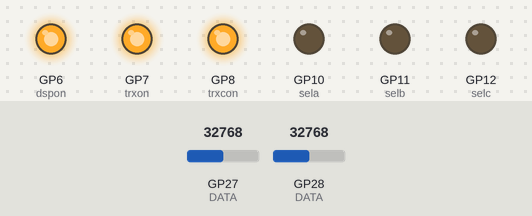
A program run on a simulated Raspberry Pi Pico running MicroPython. Shown: output pins drawn as LEDs (lit = HIGH). The inputs (shaded band) are chosen by the test bench; at power-on: GP27 (DATA) = 32768, GP28 (DATA) = 32768 (analog values on the 0–65535 scale). What the program prints to the serial console is not drawn. At 0.8 s the program stops and its outputs stay as they are.

Above: at 0.1 s.
At 0.8 s:
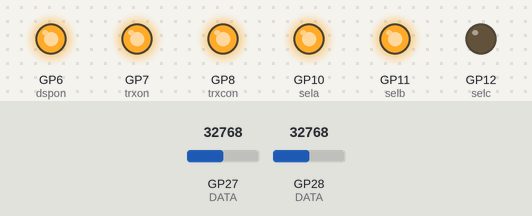
Timing chart, 0 to 2.3 s (numbered marks = the images above):
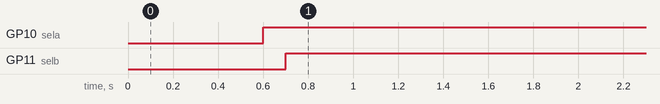

Measured:
- by itself, GP10 (sela): LOW → HIGH at 0.60 s
- by itself, GP11 (selb): LOW → HIGH at 0.70 s

The program:

ADC.py
```python
import time
from machine import ADC,Pin

class MUX:
    def __init__(self):
        self.SELA = 0
        self.SELB = 0
        self.SELC = 0
        self.DSPON = 1
        self.TRXON = 1
        self.TRXCON = 1

        self.sela = Pin(10,mode=Pin.OUT,value=self.SELA)
        self.selb = Pin(11,mode=Pin.OUT,value=self.SELB)
        self.selc = Pin(12,mode=Pin.OUT,value=self.SELC)

    def MUX_CHECK(self,outputV=0.0,limit=0.0,Err_check=0):#Err_check : 0 data_read, 1 err

        self.err_check = Err_check
        self.MNT = ADC(26)

        if self.err_check == 0:
            self.dspon = Pin(6,mode=Pin.OUT,value=self.DSPON)
            self.trxon = Pin(7,mode=Pin.OUT,value=self.TRXON)
            self.trxcon = Pin(8,mode=Pin.OUT,value=self.TRXCON)
            DSPEN = 0
            TRXPSEN = 0
            TRXCSEN = 0
            DC12VMNT = 0
            time.sleep(0.5)
            while True:
                self.MNTIN = (3.3/65536)*self.MNT.read_u16()
                if self.MNTIN>=outputV:
                    DATA = ADC(28)
                    DSPEN = (3.3/65536)*DATA.read_u16()
                    if DSPEN>=limit:
                        self.Break_DT()
                        DSPEN,TRXPSEN,TRXCSEN,DC12VMNT,self.err_check = 0,0,0,0,1
                        break
                    time.sleep(0.1)
                    Pin(10,mode=Pin.OUT,value=1)
                    TRXPSEN = (3.3/65536)*DATA.read_u16()
                    if TRXPSEN>=limit:
                        self.Break_DT()
                        DSPEN,TRXPSEN,TRXCSEN,DC12VMNT,self.err_check = 0,0,0,0,1
                        break
                    time.sleep(0.1)
                    DATA = ADC(27)
                    TRXCSEN = (3.3/65536)*DATA.read_u16()
                    if TRXCSEN>=limit:
                        self.Break_DT()
                        DSPEN,TRXPSEN,TRXCSEN,DC12VMNT,self.err_check = 0,0,0,0,1
                        break
                    Pin(11,mode=Pin.OUT,value=1)
                    time.sleep(0.1)
                    DC12VMNT = (3.3/65536)*DATA.read_u16()
                    break

            return DSPEN,TRXPSEN,TRXCSEN,DC12VMNT,self.MNTIN,self.err_check
        else:
            while True:
                self.MNTIN = (3.3/65536)*self.MNT.read_u16()
                if self.MNTIN>=outputV:
                    break
                time.sleep(0.5)
            return 0,0,0,0,self.MNTIN,1

    def Break_DT(self):
        stop_dat = [self.dspon,self.trxon,self.trxcon]

        for i in stop_dat:
            i.value(0)

if __name__=='__main__':
    print(MUX().MUX_CHECK(outputV=1.0,limit=2,Err_check=0))
```
